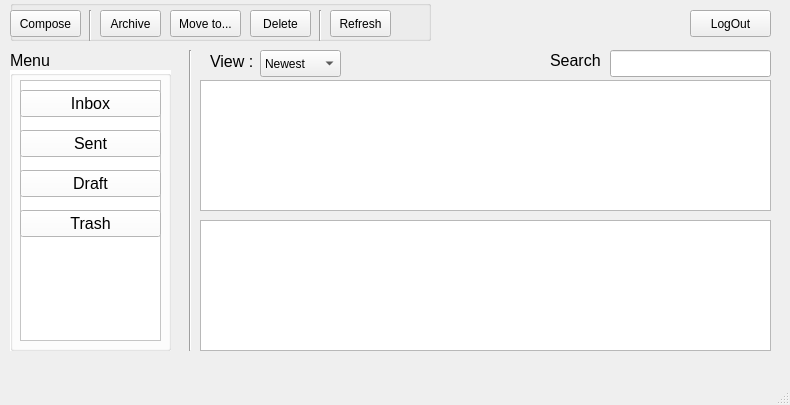
<?xml version="1.0" encoding="UTF-8"?>
<ui version="4.0">
 <class>mail_window</class>
 <widget class="QMainWindow" name="mail_window">
  <property name="geometry">
   <rect>
    <x>0</x>
    <y>0</y>
    <width>790</width>
    <height>405</height>
   </rect>
  </property>
  <property name="windowTitle">
   <string>Mail</string>
  </property>
  <widget class="QWidget" name="centralwidget">
   <widget class="QGroupBox" name="groupBox">
    <property name="geometry">
     <rect>
      <x>10</x>
      <y>0</y>
      <width>421</width>
      <height>41</height>
     </rect>
    </property>
    <property name="title">
     <string/>
    </property>
    <widget class="QPushButton" name="compose_pushButton">
     <property name="geometry">
      <rect>
       <x>0</x>
       <y>10</y>
       <width>71</width>
       <height>27</height>
      </rect>
     </property>
     <property name="text">
      <string>Compose</string>
     </property>
    </widget>
    <widget class="QPushButton" name="refresh_pushButton">
     <property name="geometry">
      <rect>
       <x>320</x>
       <y>10</y>
       <width>61</width>
       <height>27</height>
      </rect>
     </property>
     <property name="styleSheet">
      <string notr="true"/>
     </property>
     <property name="text">
      <string>Refresh</string>
     </property>
    </widget>
    <widget class="QPushButton" name="archive_pushButton">
     <property name="geometry">
      <rect>
       <x>90</x>
       <y>10</y>
       <width>61</width>
       <height>27</height>
      </rect>
     </property>
     <property name="text">
      <string>Archive</string>
     </property>
    </widget>
    <widget class="QPushButton" name="move_pushButton">
     <property name="geometry">
      <rect>
       <x>160</x>
       <y>10</y>
       <width>71</width>
       <height>27</height>
      </rect>
     </property>
     <property name="text">
      <string>Move to...</string>
     </property>
    </widget>
    <widget class="QPushButton" name="delete_pushButton">
     <property name="geometry">
      <rect>
       <x>240</x>
       <y>10</y>
       <width>61</width>
       <height>27</height>
      </rect>
     </property>
     <property name="text">
      <string>Delete</string>
     </property>
    </widget>
    <widget class="Line" name="line_2">
     <property name="geometry">
      <rect>
       <x>300</x>
       <y>10</y>
       <width>20</width>
       <height>31</height>
      </rect>
     </property>
     <property name="orientation">
      <enum>Qt::Vertical</enum>
     </property>
    </widget>
    <widget class="Line" name="line_3">
     <property name="geometry">
      <rect>
       <x>70</x>
       <y>10</y>
       <width>20</width>
       <height>31</height>
      </rect>
     </property>
     <property name="orientation">
      <enum>Qt::Vertical</enum>
     </property>
    </widget>
   </widget>
   <widget class="QGroupBox" name="groupBox_2">
    <property name="geometry">
     <rect>
      <x>10</x>
      <y>70</y>
      <width>161</width>
      <height>281</height>
     </rect>
    </property>
    <property name="autoFillBackground">
     <bool>false</bool>
    </property>
    <property name="styleSheet">
     <string notr="true">
background-color: rgb(255, 255, 255);</string>
    </property>
    <property name="title">
     <string/>
    </property>
    <widget class="QTreeView" name="menu">
     <property name="geometry">
      <rect>
       <x>10</x>
       <y>10</y>
       <width>141</width>
       <height>261</height>
      </rect>
     </property>
    </widget>
    <widget class="QPushButton" name="inbox_pushButton">
     <property name="geometry">
      <rect>
       <x>10</x>
       <y>20</y>
       <width>141</width>
       <height>27</height>
      </rect>
     </property>
     <property name="font">
      <font>
       <pointsize>12</pointsize>
      </font>
     </property>
     <property name="cursor">
      <cursorShape>PointingHandCursor</cursorShape>
     </property>
     <property name="styleSheet">
      <string notr="true"/>
     </property>
     <property name="text">
      <string>Inbox</string>
     </property>
    </widget>
    <widget class="QPushButton" name="sent_pushButton">
     <property name="geometry">
      <rect>
       <x>10</x>
       <y>60</y>
       <width>141</width>
       <height>27</height>
      </rect>
     </property>
     <property name="font">
      <font>
       <pointsize>12</pointsize>
      </font>
     </property>
     <property name="cursor">
      <cursorShape>PointingHandCursor</cursorShape>
     </property>
     <property name="text">
      <string>Sent</string>
     </property>
    </widget>
    <widget class="QPushButton" name="draft_pushButton">
     <property name="geometry">
      <rect>
       <x>10</x>
       <y>100</y>
       <width>141</width>
       <height>27</height>
      </rect>
     </property>
     <property name="font">
      <font>
       <pointsize>12</pointsize>
      </font>
     </property>
     <property name="cursor">
      <cursorShape>PointingHandCursor</cursorShape>
     </property>
     <property name="text">
      <string>Draft</string>
     </property>
    </widget>
    <widget class="QPushButton" name="trash_pushButton">
     <property name="geometry">
      <rect>
       <x>10</x>
       <y>140</y>
       <width>141</width>
       <height>27</height>
      </rect>
     </property>
     <property name="font">
      <font>
       <pointsize>12</pointsize>
      </font>
     </property>
     <property name="cursor">
      <cursorShape>PointingHandCursor</cursorShape>
     </property>
     <property name="text">
      <string>Trash</string>
     </property>
    </widget>
   </widget>
   <widget class="Line" name="line">
    <property name="geometry">
     <rect>
      <x>180</x>
      <y>50</y>
      <width>20</width>
      <height>301</height>
     </rect>
    </property>
    <property name="orientation">
     <enum>Qt::Vertical</enum>
    </property>
   </widget>
   <widget class="QComboBox" name="comboBox">
    <property name="geometry">
     <rect>
      <x>260</x>
      <y>50</y>
      <width>81</width>
      <height>27</height>
     </rect>
    </property>
    <item>
     <property name="text">
      <string>Newest</string>
     </property>
    </item>
    <item>
     <property name="text">
      <string>Oldest</string>
     </property>
    </item>
    <item>
     <property name="text">
      <string>Unread</string>
     </property>
    </item>
   </widget>
   <widget class="QLabel" name="menu_label">
    <property name="geometry">
     <rect>
      <x>10</x>
      <y>40</y>
      <width>56</width>
      <height>41</height>
     </rect>
    </property>
    <property name="font">
     <font>
      <pointsize>12</pointsize>
      <weight>50</weight>
      <bold>false</bold>
     </font>
    </property>
    <property name="text">
     <string>Menu</string>
    </property>
   </widget>
   <widget class="QLabel" name="view_label">
    <property name="geometry">
     <rect>
      <x>210</x>
      <y>46</y>
      <width>56</width>
      <height>31</height>
     </rect>
    </property>
    <property name="font">
     <font>
      <pointsize>12</pointsize>
     </font>
    </property>
    <property name="text">
     <string>View :</string>
    </property>
   </widget>
   <widget class="QLabel" name="search_label">
    <property name="geometry">
     <rect>
      <x>550</x>
      <y>40</y>
      <width>56</width>
      <height>41</height>
     </rect>
    </property>
    <property name="font">
     <font>
      <pointsize>12</pointsize>
     </font>
    </property>
    <property name="text">
     <string>Search :</string>
    </property>
   </widget>
   <widget class="QLineEdit" name="lineEdit">
    <property name="geometry">
     <rect>
      <x>610</x>
      <y>50</y>
      <width>161</width>
      <height>27</height>
     </rect>
    </property>
   </widget>
   <widget class="QTextBrowser" name="textBrowser">
    <property name="geometry">
     <rect>
      <x>200</x>
      <y>80</y>
      <width>571</width>
      <height>131</height>
     </rect>
    </property>
   </widget>
   <widget class="QTextBrowser" name="textBrowser_2">
    <property name="geometry">
     <rect>
      <x>200</x>
      <y>220</y>
      <width>571</width>
      <height>131</height>
     </rect>
    </property>
   </widget>
   <widget class="QPushButton" name="logout_pushButton">
    <property name="geometry">
     <rect>
      <x>690</x>
      <y>10</y>
      <width>81</width>
      <height>27</height>
     </rect>
    </property>
    <property name="text">
     <string>LogOut</string>
    </property>
   </widget>
  </widget>
  <widget class="QMenuBar" name="menubar">
   <property name="geometry">
    <rect>
     <x>0</x>
     <y>0</y>
     <width>790</width>
     <height>25</height>
    </rect>
   </property>
  </widget>
  <widget class="QStatusBar" name="statusbar"/>
  <action name="actionNew">
   <property name="text">
    <string>New</string>
   </property>
  </action>
  <action name="actionSave">
   <property name="text">
    <string>Save</string>
   </property>
  </action>
  <action name="actionClose">
   <property name="text">
    <string>Close</string>
   </property>
  </action>
  <action name="actionAbout_Us">
   <property name="text">
    <string>About Us</string>
   </property>
  </action>
 </widget>
 <resources/>
 <connections/>
</ui>
